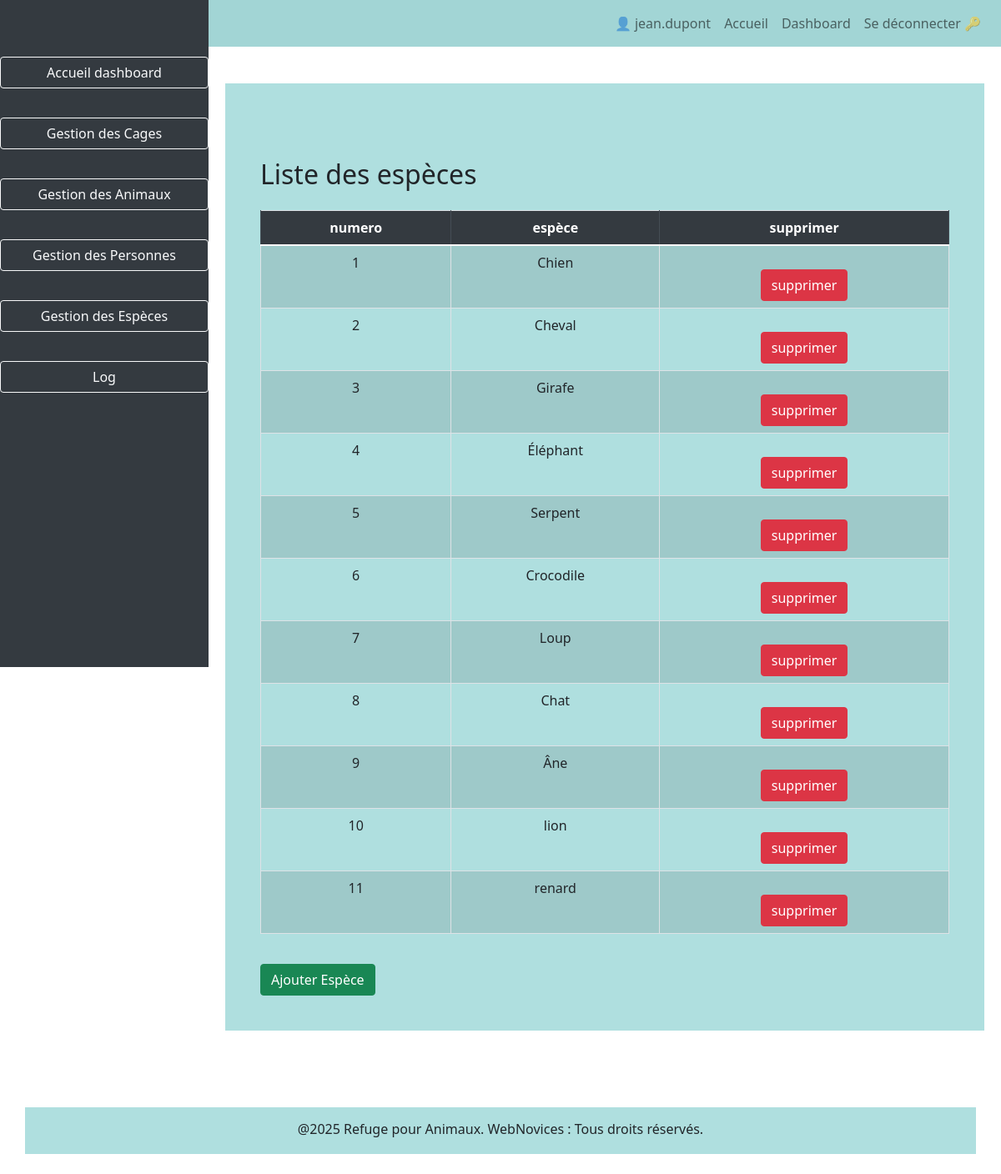
Page /?page=dashboard&table=espece (signed in) on the committed database.
### tables this page shows
CREATE TABLE `espece` (
  `id_espece` int NOT NULL AUTO_INCREMENT,
  `nom` varchar(100) DEFAULT NULL,
  PRIMARY KEY (`id_espece`)
);

### www/src/model/Espece.php (called while the page is built, shortened)
<?php
class Espece
{
    public function getAllEspeces()
    {
        try {
            $pdo = dbConnect();
            $especesStatement = $pdo->prepare('SELECT * FROM espece');
            $especesStatement->execute();
            $especes = $especesStatement->fetchAll();
            return $especes;
        } catch (Exception $exception) {
            die('Erreur : ' . $exception->getMessage());
        }
    }
}

### www/src/template/tableEspece.php (the view, shortened to what this page needs)
<?php
require_once(dirname(__DIR__,1).'/model/Espece.php');
$espece = new Espece;
$listEspeces = $espece->getAllEspeces();
?>
<div class="container mt-4">
    <h2 class="mb-4">Liste des espèces</h2>
    <table class="table table-bordered table-striped text-center">
        <thead class="thead-dark">
            <tr>
                <th>numero</th>
                <th>espèce</th>
                <th>supprimer</th>
            </tr>
        </thead>
        <tbody>
            <?php
            foreach ($listEspeces as $espece){
                echo "<tr>";
                echo "<td>" . $espece['id_espece'] . "</td>";
                echo "<td>" . $espece['nom'] . "</td>";
                echo "<td class='text-center'><a href='' class='btn btn-danger'>supprimer</a></td>";
                echo "</tr>";
            }
            ?>
        </tbody>
    </table>
    <button class="btn btn-success" data-toggle="modal" data-target="#addSpecieModal">Ajouter Espèce</button>
</div>

### www/src/style/dashboard.css (style rules this page uses)
.btn { margin-top: 20px; background: green; }

### www/src/template/dashboard.php (style rules this page uses)
.btn { margin-top: 20px; background: green; }

### www/src/template/footer.php (style rules this page uses)
.container { background-color: #AFDFDF; padding: 14px; }

### rows in the picture
espece: id_espece "1", nom "Chien"
espece: id_espece "2", nom "Cheval"
espece: id_espece "3", nom "Girafe"
espece: id_espece "4", nom "Éléphant"
espece: id_espece "5", nom "Serpent"
espece: id_espece "6", nom "Crocodile"
espece: id_espece "7", nom "Loup"
espece: id_espece "8", nom "Chat"
espece: id_espece "9", nom "Âne"
espece: id_espece "10", nom "lion"
espece: id_espece "11", nom "renard"

### other values in the picture
$_SESSION['login'] "jean.dupont"
